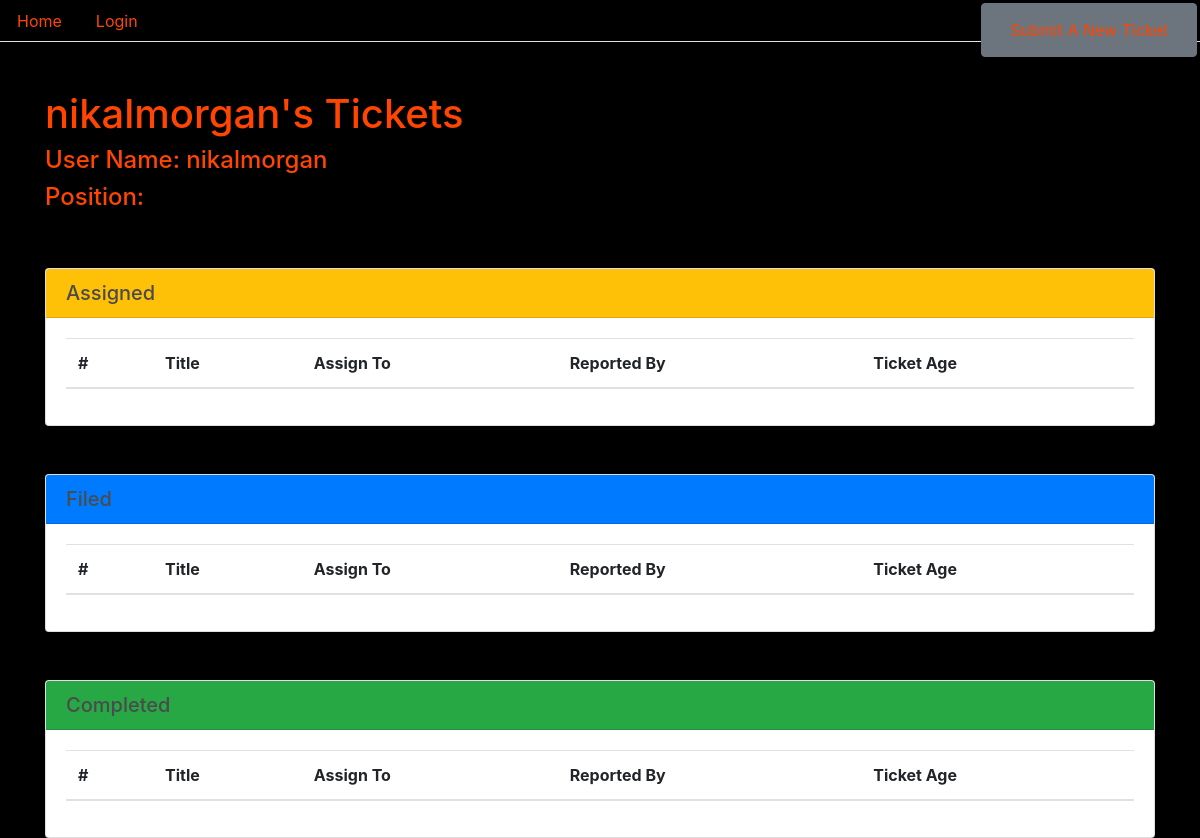
/user/nikalmorgan/, run on an earlier commit of the app's database.
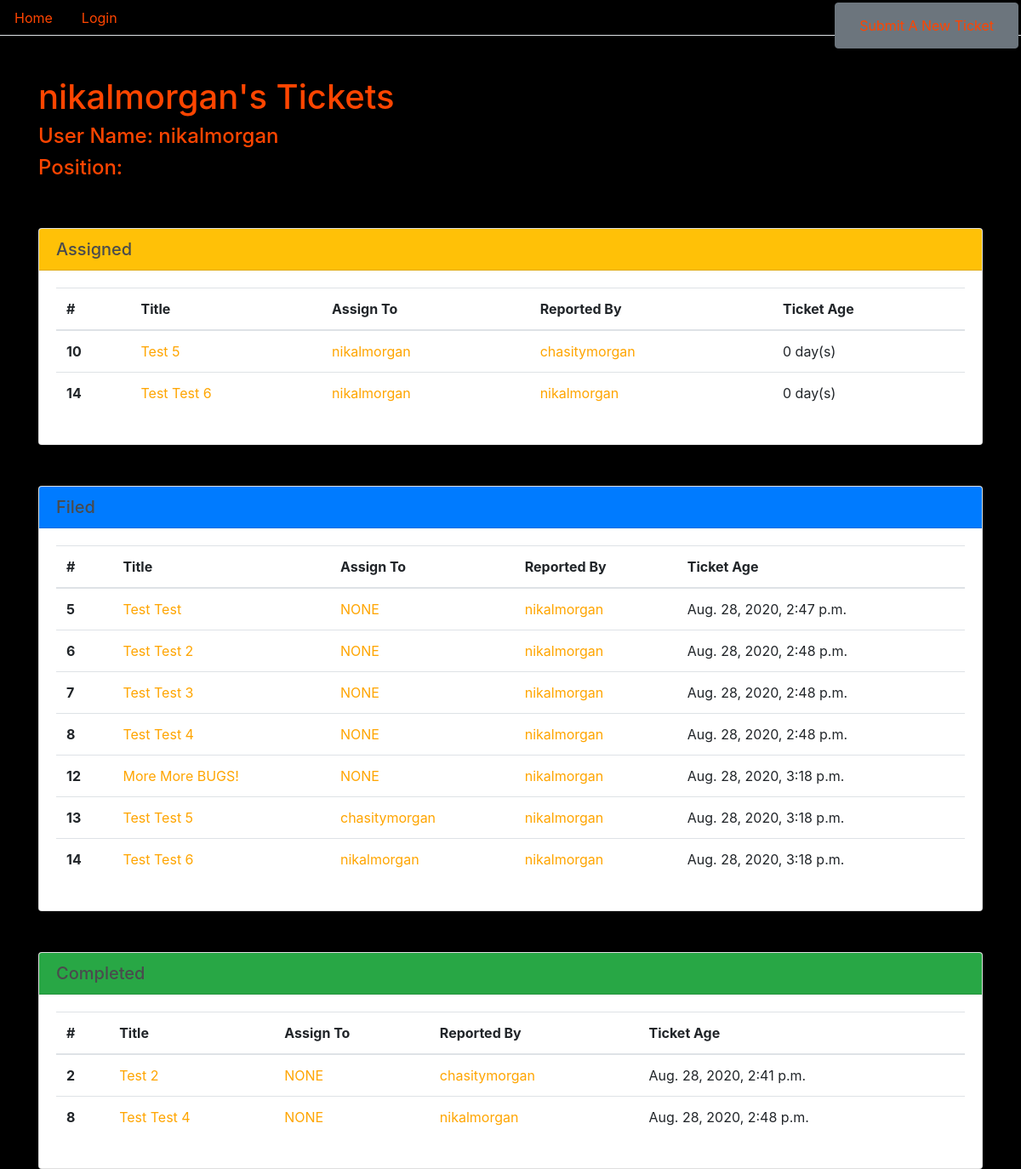
And on a later commit of the database.
### custom_users/models.py (models this page shows)
class CustomUser(AbstractUser):
    position = models.CharField(max_length=120, blank=True, null=True)
    REQUIRED_FIELDS = ['position']
    def __str__(self):
        return self.username

### bugs/models.py (models this page shows, shortened)
class Ticket(models.Model):
    class Status(models.TextChoices):
        NEW = 'NEW'
        IN_PROGESS = 'IN PROGRESS'
        DONE = 'DONE'
        INVALID = 'INVALID'
    title = models.CharField(max_length=80)
    date = models.DateTimeField(default=timezone.now)
    description = models.TextField()
    filedBy = models.ForeignKey(CustomUser, on_delete=models.CASCADE)
    status = models.CharField(
        max_length=200,
        choices=Status.choices,
        default=Status.NEW)
    assignedTo = models.CharField(max_length=240, default='NONE')
    completedBy = models.CharField(max_length=240, default='NONE')
    markedBy = models.CharField(max_length=240, default='NONE')
    @property
    def age(self):
        return int((timezone.now() - self.date).days / 365.25)

### bugs/views.py (the view)
# urls.py: path('user/<str:username>/', views.users_detail, name='userdetails'),
def users_detail(request, username):
    current_user = CustomUser.objects.filter(username=username).first()
    user_filed = Ticket.objects.filter(filedBy=current_user)
    user_assigned = Ticket.objects.filter(assignedTo=username)
    user_completed = Ticket.objects.filter(completedBy=username)
    return render(request, 'user_detail.html', {'current_user': current_user, 'filed_tickets': user_filed, 'assigned_tickets': user_assigned, 'completed_tickets': user_completed})

### templates/user_detail.html (shortened to what this page needs)
{% load static %}
<!DOCTYPE html>
<html lang="en">
<head>
    <link rel="stylesheet" href="https://stackpath.bootstrapcdn.com/bootstrap/4.5.1/css/bootstrap.min.css"
>
    <link rel="stylesheet" type="text/css" href="{% static 'css/main.css' %}">
</head>
<body>
    <ul class="nav nav-tabs">
        <li class="nav-item">
            <a class="nav-link" href="/" style="color: orangered;">Home</a>
        </li>
        {% if request.user.is_authenticated %}
        <li class="nav-item">
            <a class="nav-link" href="/logout/" style="color: orangered;">Logout</a>
        </li>
        {% else %}
        <li class="nav-item">
            <a class="nav-link" href="/login/" style="color: orangered;">Login</a>
        </li>
        {% endif %}
    </ul>
    <ul class="nav justify-content-end" style="position: absolute; top: 3px; right: 3px;">
        <li class="nav-item">
            <button class="btn btn-secondary"><a class="nav-link" href="/ticket/submit/"
                    style="color: orangered;">Submit A New Ticket</a></button>
        </li>
    </ul>
    <br>
    <br>
    <div class="container">
        <h1 style="color: orangered;">{{ current_user.username }}'s Tickets</h1>
        <h4 style="color: orangered;">User Name: {{ current_user.username}}</h4>
        <h4 style="color: orangered;">Position:</h4>
        <br>
        <br>
        <div class="card">
            <h5 class="card-header bg-warning mg-3" style="color: rgb(74, 75, 77)">Assigned </h5>
            <div class="card-body">
                <table class="table table-hover">
                    <thead>
                        <tr>
                            <th scope="col">#</th>
                            <th scope="col">Title</th>
                            <th scope="col">Assign To</th>
                            <th scope="col">Reported By</th>
                            <th scope="col">Ticket Age</th>
                        </tr>
                    </thead>
                    <tbody>
                        {% for ticket in assigned_tickets %}
                        <tr>
                            <th scope="row">{{ticket.id}}</th>
                            <td> <a href="/ticket/{{ticket.id}}" class="card-link"
                                    style="color: orange;">{{ ticket.title }}</a></td>
                            <td><a href="/user/{{ticket.assignedTo}}" class="card-link"
                                    style="color: orange;">{{ ticket.assignedTo }}</a></td>
                            <td><a href="/user/{{ticket.filedBy.username}}" class="card-link"
                                    style="color: orange;">{{ ticket.filedBy }}</a></td>
                            <td>{{ ticket.age }} day(s)</td>
                        </tr>
                        {% endfor %}
                    </tbody>
                </table>
            </div>
        </div>
        <br>
        <br>
        <div class="card">
            <h5 class="card-header bg-primary mg-3" style="color: rgb(74, 75, 77)">Filed</h5>
            <div class="card-body">
                <table class="table table-hover">
                    <thead>
                        <tr>
                            <th scope="col">#</th>
                            <th scope="col">Title</th>
                            <th scope="col">Assign To</th>
                            <th scope="col">Reported By</th>
                            <th scope="col">Ticket Age</th>
                        </tr>
                    </thead>
                    <tbody>
                        {% for ticket in filed_tickets %}
                        <tr>
                            <th scope="row">{{ticket.id}}</th>
                            <td> <a href="/ticket/{{ticket.id}}" class="card-link"
                                    style="color: orange;">{{ ticket.title }}</a>
                            </td>
                            <td><a href="/user/{{ticket.assignedTo}}" class="card-link"
                                    style="color: orange;">{{ ticket.assignedTo }}</a></td>
                            <td><a href="/user/{{ticket.filedBy.username}}" class="card-link"
                                    style="color: orange;">{{ ticket.filedBy }}</a></td>
                            <td>{{ ticket.date }}</td>
                        </tr>
                        {% endfor %}
                    </tbody>
                </table>
            </div>
        </div>
        <br>
        <br>
        <div class="card">
            <h5 class="card-header bg-success mg-3" style="color: rgb(74, 75, 77)">Completed</h5>
            <div class="card-body">
                <table class="table table-hover">
                    <thead>
                        <tr>
                            <th scope="col">#</th>
                            <th scope="col">Title</th>
                            <th scope="col">Assign To</th>
                            <th scope="col">Reported By</th>
                            <th scope="col">Ticket Age</th>
                        </tr>
                    </thead>
                    <tbody>
                        {% for ticket in completed_tickets %}
                        <tr>
                            <th scope="row">{{ticket.id}}</th>
                            <td> <a href="/ticket/{{ticket.id}}" class="card-link"
                                    style="color: orange;">{{ ticket.title }}</a>
                            </td>
                            <td><a href="/user/{{ticket.assignedTo}}" class="card-link"
                                    style="color: orange;">{{ ticket.assignedTo }}</a></td>
                            <td><a href="/user/{{ticket.filedBy.username}}" class="card-link"
                                    style="color: orange;">{{ ticket.filedBy }}</a></td>
                            <td>{{ ticket.date }}</td>
                        </tr>
                        {% endfor %}
                    </tbody>
                </table>
            </div>
        </div>
    </div>
</body>
</html>

### bugs/static/css/main.css (style rules this page uses)
body { background-color: black; }

What changed in the data, as far as the page shows it:
added Ticket: id "10", title "Test 5", assignedTo "nikalmorgan", filedBy "chasitymorgan", age "0", shown under "Assigned"
added Ticket: id "14", title "Test Test 6", assignedTo "nikalmorgan", filedBy "nikalmorgan", age "0", date "Aug. 28, 2020, 3:18 p.m."
added Ticket: id "5", title "Test Test", assignedTo "NONE", filedBy "nikalmorgan", date "Aug. 28, 2020, 2:47 p.m.", shown under "Filed"
added Ticket: id "6", title "Test Test 2", assignedTo "NONE", filedBy "nikalmorgan", date "Aug. 28, 2020, 2:48 p.m.", shown under "Filed"
added Ticket: id "7", title "Test Test 3", assignedTo "NONE", filedBy "nikalmorgan", date "Aug. 28, 2020, 2:48 p.m.", shown under "Filed"
added Ticket: id "8", title "Test Test 4", assignedTo "NONE", filedBy "nikalmorgan", date "Aug. 28, 2020, 2:48 p.m."
added Ticket: id "12", title "More More BUGS!", assignedTo "NONE", filedBy "nikalmorgan", date "Aug. 28, 2020, 3:18 p.m.", shown under "Filed"
added Ticket: id "13", title "Test Test 5", assignedTo "chasitymorgan", filedBy "nikalmorgan", date "Aug. 28, 2020, 3:18 p.m.", shown under "Filed"
added Ticket: id "2", title "Test 2", assignedTo "NONE", filedBy "chasitymorgan", date "Aug. 28, 2020, 2:41 p.m.", shown under "Completed"
